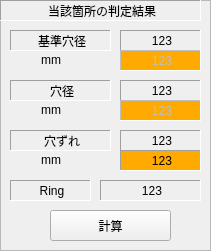
  <widget class="QFrame" name="frame">
   <property name="geometry">
    <rect>
     <x>600</x>
     <y>400</y>
     <width>211</width>
     <height>251</height>
    </rect>
   </property>
   <property name="frameShape">
    <enum>QFrame::StyledPanel</enum>
   </property>
   <property name="frameShadow">
    <enum>QFrame::Sunken</enum>
   </property>
   <widget class="QLabel" name="label_31">
    <property name="geometry">
     <rect>
      <x>0</x>
      <y>0</y>
      <width>201</width>
      <height>21</height>
     </rect>
    </property>
    <property name="frameShape">
     <enum>QFrame::Panel</enum>
    </property>
    <property name="frameShadow">
     <enum>QFrame::Sunken</enum>
    </property>
    <property name="text">
     <string>当該箇所の判定結果</string>
    </property>
    <property name="alignment">
     <set>Qt::AlignCenter|Qt::AlignHCenter|Qt::AlignLeading|Qt::AlignLeft|Qt::AlignVCenter</set>
    </property>
   </widget>
   <widget class="QLabel" name="label">
    <property name="geometry">
     <rect>
      <x>10</x>
      <y>80</y>
      <width>101</width>
      <height>21</height>
     </rect>
    </property>
    <property name="frameShape">
     <enum>QFrame::Panel</enum>
    </property>
    <property name="frameShadow">
     <enum>QFrame::Sunken</enum>
    </property>
    <property name="text">
     <string>穴径</string>
    </property>
    <property name="alignment">
     <set>Qt::AlignCenter|Qt::AlignHCenter|Qt::AlignLeading|Qt::AlignLeft|Qt::AlignVCenter</set>
    </property>
   </widget>
   <widget class="QLabel" name="label_2">
    <property name="geometry">
     <rect>
      <x>10</x>
      <y>130</y>
      <width>101</width>
      <height>21</height>
     </rect>
    </property>
    <property name="frameShape">
     <enum>QFrame::Panel</enum>
    </property>
    <property name="frameShadow">
     <enum>QFrame::Sunken</enum>
    </property>
    <property name="text">
     <string>穴ずれ</string>
    </property>
    <property name="alignment">
     <set>Qt::AlignCenter|Qt::AlignHCenter|Qt::AlignLeading|Qt::AlignLeft|Qt::AlignVCenter</set>
    </property>
   </widget>
   <widget class="QLabel" name="labelResultHoleDiameter">
    <property name="geometry">
     <rect>
      <x>120</x>
      <y>80</y>
      <width>81</width>
      <height>21</height>
     </rect>
    </property>
    <property name="frameShape">
     <enum>QFrame::Panel</enum>
    </property>
    <property name="frameShadow">
     <enum>QFrame::Sunken</enum>
    </property>
    <property name="text">
     <string>123</string>
    </property>
    <property name="alignment">
     <set>Qt::AlignCenter|Qt::AlignHCenter|Qt::AlignLeading|Qt::AlignLeft|Qt::AlignVCenter</set>
    </property>
   </widget>
   <widget class="QLabel" name="labelResultHoleShift">
    <property name="geometry">
     <rect>
      <x>120</x>
      <y>130</y>
      <width>81</width>
      <height>21</height>
     </rect>
    </property>
    <property name="frameShape">
     <enum>QFrame::Panel</enum>
    </property>
    <property name="frameShadow">
     <enum>QFrame::Sunken</enum>
    </property>
    <property name="text">
     <string>123</string>
    </property>
    <property name="alignment">
     <set>Qt::AlignCenter|Qt::AlignHCenter|Qt::AlignLeading|Qt::AlignLeft|Qt::AlignVCenter</set>
    </property>
   </widget>
   <widget class="QPushButton" name="ButtonCalc">
    <property name="geometry">
     <rect>
      <x>50</x>
      <y>210</y>
      <width>121</width>
      <height>31</height>
     </rect>
    </property>
    <property name="acceptDrops">
     <bool>true</bool>
    </property>
    <property name="text">
     <string>計算</string>
    </property>
   </widget>
   <widget class="QLabel" name="labelResultHoleDiameterUnit">
    <property name="enabled">
     <bool>false</bool>
    </property>
    <property name="geometry">
     <rect>
      <x>120</x>
      <y>100</y>
      <width>81</width>
      <height>21</height>
     </rect>
    </property>
    <property name="palette">
     <palette>
      <active>
       <colorrole role="Base">
        <brush brushstyle="SolidPattern">
         <color alpha="255">
          <red>255</red>
          <green>255</green>
          <blue>127</blue>
         </color>
        </brush>
       </colorrole>
       <colorrole role="Window">
        <brush brushstyle="SolidPattern">
         <color alpha="255">
          <red>255</red>
          <green>170</green>
          <blue>0</blue>
         </color>
        </brush>
       </colorrole>
      </active>
      <inactive>
       <colorrole role="Base">
        <brush brushstyle="SolidPattern">
         <color alpha="255">
          <red>255</red>
          <green>255</green>
          <blue>127</blue>
         </color>
        </brush>
       </colorrole>
       <colorrole role="Window">
        <brush brushstyle="SolidPattern">
         <color alpha="255">
          <red>255</red>
          <green>170</green>
          <blue>0</blue>
         </color>
        </brush>
       </colorrole>
      </inactive>
      <disabled>
       <colorrole role="Base">
        <brush brushstyle="SolidPattern">
         <color alpha="255">
          <red>255</red>
          <green>170</green>
          <blue>0</blue>
         </color>
        </brush>
       </colorrole>
       <colorrole role="Window">
        <brush brushstyle="SolidPattern">
         <color alpha="255">
          <red>255</red>
          <green>170</green>
          <blue>0</blue>
         </color>
        </brush>
       </colorrole>
      </disabled>
     </palette>
    </property>
    <property name="autoFillBackground">
     <bool>true</bool>
    </property>
    <property name="frameShape">
     <enum>QFrame::Panel</enum>
    </property>
    <property name="frameShadow">
     <enum>QFrame::Sunken</enum>
    </property>
    <property name="text">
     <string>123</string>
    </property>
    <property name="alignment">
     <set>Qt::AlignCenter|Qt::AlignHCenter|Qt::AlignLeading|Qt::AlignLeft|Qt::AlignVCenter</set>
    </property>
   </widget>
   <widget class="QLabel" name="labelResultHoleShiftUnit">
    <property name="geometry">
     <rect>
      <x>120</x>
      <y>150</y>
      <width>81</width>
      <height>21</height>
     </rect>
    </property>
    <property name="palette">
     <palette>
      <active>
       <colorrole role="Base">
        <brush brushstyle="SolidPattern">
         <color alpha="255">
          <red>255</red>
          <green>255</green>
          <blue>127</blue>
         </color>
        </brush>
       </colorrole>
       <colorrole role="Window">
        <brush brushstyle="SolidPattern">
         <color alpha="255">
          <red>255</red>
          <green>170</green>
          <blue>0</blue>
         </color>
        </brush>
       </colorrole>
      </active>
      <inactive>
       <colorrole role="Base">
        <brush brushstyle="SolidPattern">
         <color alpha="255">
          <red>255</red>
          <green>255</green>
          <blue>127</blue>
         </color>
        </brush>
       </colorrole>
       <colorrole role="Window">
        <brush brushstyle="SolidPattern">
         <color alpha="255">
          <red>255</red>
          <green>170</green>
          <blue>0</blue>
         </color>
        </brush>
       </colorrole>
      </inactive>
      <disabled>
       <colorrole role="Base">
        <brush brushstyle="SolidPattern">
         <color alpha="255">
          <red>255</red>
          <green>170</green>
          <blue>0</blue>
         </color>
        </brush>
       </colorrole>
       <colorrole role="Window">
        <brush brushstyle="SolidPattern">
         <color alpha="255">
          <red>255</red>
          <green>170</green>
          <blue>0</blue>
         </color>
        </brush>
       </colorrole>
      </disabled>
     </palette>
    </property>
    <property name="autoFillBackground">
     <bool>true</bool>
    </property>
    <property name="frameShape">
     <enum>QFrame::Panel</enum>
    </property>
    <property name="frameShadow">
     <enum>QFrame::Sunken</enum>
    </property>
    <property name="text">
     <string>123</string>
    </property>
    <property name="alignment">
     <set>Qt::AlignCenter|Qt::AlignHCenter|Qt::AlignLeading|Qt::AlignLeft|Qt::AlignVCenter</set>
    </property>
   </widget>
   <widget class="QLabel" name="labelUnitName_9">
    <property name="geometry">
     <rect>
      <x>10</x>
      <y>100</y>
      <width>51</width>
      <height>20</height>
     </rect>
    </property>
    <property name="frameShape">
     <enum>QFrame::NoFrame</enum>
    </property>
    <property name="frameShadow">
     <enum>QFrame::Sunken</enum>
    </property>
    <property name="text">
     <string>mm</string>
    </property>
    <property name="alignment">
     <set>Qt::AlignRight|Qt::AlignTrailing|Qt::AlignVCenter</set>
    </property>
   </widget>
   <widget class="QLabel" name="labelUnitName_10">
    <property name="geometry">
     <rect>
      <x>10</x>
      <y>150</y>
      <width>51</width>
      <height>20</height>
     </rect>
    </property>
    <property name="frameShape">
     <enum>QFrame::NoFrame</enum>
    </property>
    <property name="frameShadow">
     <enum>QFrame::Sunken</enum>
    </property>
    <property name="text">
     <string>mm</string>
    </property>
    <property name="alignment">
     <set>Qt::AlignRight|Qt::AlignTrailing|Qt::AlignVCenter</set>
    </property>
   </widget>
   <widget class="QLabel" name="label_10">
    <property name="geometry">
     <rect>
      <x>10</x>
      <y>180</y>
      <width>81</width>
      <height>21</height>
     </rect>
    </property>
    <property name="frameShape">
     <enum>QFrame::Panel</enum>
    </property>
    <property name="frameShadow">
     <enum>QFrame::Sunken</enum>
    </property>
    <property name="text">
     <string>Ring</string>
    </property>
    <property name="alignment">
     <set>Qt::AlignCenter|Qt::AlignHCenter|Qt::AlignLeading|Qt::AlignLeft|Qt::AlignVCenter</set>
    </property>
   </widget>
   <widget class="QLabel" name="labelResultRing">
    <property name="geometry">
     <rect>
      <x>100</x>
      <y>180</y>
      <width>101</width>
      <height>21</height>
     </rect>
    </property>
    <property name="frameShape">
     <enum>QFrame::Panel</enum>
    </property>
    <property name="frameShadow">
     <enum>QFrame::Sunken</enum>
    </property>
    <property name="text">
     <string>123</string>
    </property>
    <property name="alignment">
     <set>Qt::AlignCenter|Qt::AlignHCenter|Qt::AlignLeading|Qt::AlignLeft|Qt::AlignVCenter</set>
    </property>
   </widget>
   <widget class="QLabel" name="labelUnitName_11">
    <property name="geometry">
     <rect>
      <x>10</x>
      <y>50</y>
      <width>51</width>
      <height>20</height>
     </rect>
    </property>
    <property name="frameShape">
     <enum>QFrame::NoFrame</enum>
    </property>
    <property name="frameShadow">
     <enum>QFrame::Sunken</enum>
    </property>
    <property name="text">
     <string>mm</string>
    </property>
    <property name="alignment">
     <set>Qt::AlignRight|Qt::AlignTrailing|Qt::AlignVCenter</set>
    </property>
   </widget>
   <widget class="QLabel" name="labelMasterHoleDiameter">
    <property name="geometry">
     <rect>
      <x>120</x>
      <y>30</y>
      <width>81</width>
      <height>21</height>
     </rect>
    </property>
    <property name="frameShape">
     <enum>QFrame::Panel</enum>
    </property>
    <property name="frameShadow">
     <enum>QFrame::Sunken</enum>
    </property>
    <property name="text">
     <string>123</string>
    </property>
    <property name="alignment">
     <set>Qt::AlignCenter|Qt::AlignHCenter|Qt::AlignLeading|Qt::AlignLeft|Qt::AlignVCenter</set>
    </property>
   </widget>
   <widget class="QLabel" name="label_11">
    <property name="geometry">
     <rect>
      <x>10</x>
      <y>30</y>
      <width>101</width>
      <height>21</height>
     </rect>
    </property>
    <property name="frameShape">
     <enum>QFrame::Panel</enum>
    </property>
    <property name="frameShadow">
     <enum>QFrame::Sunken</enum>
    </property>
    <property name="text">
     <string>基準穴径</string>
    </property>
    <property name="alignment">
     <set>Qt::AlignCenter|Qt::AlignHCenter|Qt::AlignLeading|Qt::AlignLeft|Qt::AlignVCenter</set>
    </property>
   </widget>
   <widget class="QLabel" name="labelMasterHoleDiameterUnit">
    <property name="enabled">
     <bool>false</bool>
    </property>
    <property name="geometry">
     <rect>
      <x>120</x>
      <y>50</y>
      <width>81</width>
      <height>21</height>
     </rect>
    </property>
    <property name="palette">
     <palette>
      <active>
       <colorrole role="Base">
        <brush brushstyle="SolidPattern">
         <color alpha="255">
          <red>255</red>
          <green>255</green>
          <blue>127</blue>
         </color>
        </brush>
       </colorrole>
       <colorrole role="Window">
        <brush brushstyle="SolidPattern">
         <color alpha="255">
          <red>255</red>
          <green>170</green>
          <blue>0</blue>
         </color>
        </brush>
       </colorrole>
      </active>
      <inactive>
       <colorrole role="Base">
        <brush brushstyle="SolidPattern">
         <color alpha="255">
          <red>255</red>
          <green>255</green>
          <blue>127</blue>
         </color>
        </brush>
       </colorrole>
       <colorrole role="Window">
        <brush brushstyle="SolidPattern">
         <color alpha="255">
          <red>255</red>
          <green>170</green>
          <blue>0</blue>
         </color>
        </brush>
       </colorrole>
      </inactive>
      <disabled>
       <colorrole role="Base">
        <brush brushstyle="SolidPattern">
         <color alpha="255">
          <red>255</red>
          <green>170</green>
          <blue>0</blue>
         </color>
        </brush>
       </colorrole>
       <colorrole role="Window">
        <brush brushstyle="SolidPattern">
         <color alpha="255">
          <red>255</red>
          <green>170</green>
          <blue>0</blue>
         </color>
        </brush>
       </colorrole>
      </disabled>
     </palette>
    </property>
    <property name="autoFillBackground">
     <bool>true</bool>
    </property>
    <property name="frameShape">
     <enum>QFrame::Panel</enum>
    </property>
    <property name="frameShadow">
     <enum>QFrame::Sunken</enum>
    </property>
    <property name="text">
     <string>123</string>
    </property>
    <property name="alignment">
     <set>Qt::AlignCenter|Qt::AlignHCenter|Qt::AlignLeading|Qt::AlignLeft|Qt::AlignVCenter</set>
    </property>
   </widget>
  </widget>
